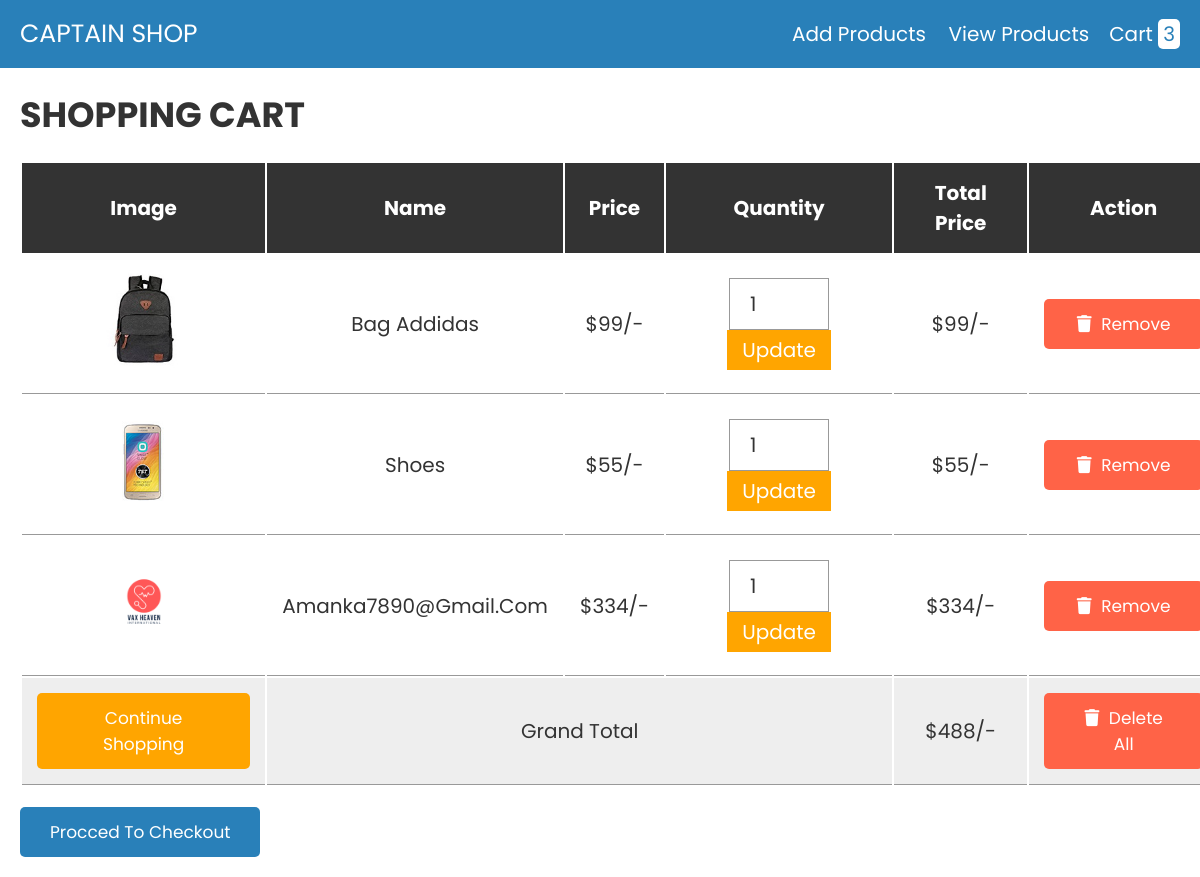
Screenshot of /admin_panel/cart.php with the database file from the repository.
### tables this page shows
CREATE TABLE `cart` (
  `id` int(50) NOT NULL,
  `name` varchar(200) NOT NULL,
  `price` varchar(200) NOT NULL,
  `image` varchar(200) NOT NULL,
  `quantity` varchar(200) NOT NULL
);

### admin_panel/cart.php (the view, shortened to what this page needs)
<?php
@include 'config.php';
?>
<!DOCTYPE html>
<html lang="en">
<head>
   <link rel="stylesheet" href="https://cdnjs.cloudflare.com/ajax/libs/font-awesome/6.0.0/css/all.min.css">
   <link rel="stylesheet" href="css/style.css">
</head>
<body>
<?php include 'header.php'; ?>
<div class="container">
<section class="shopping-cart">
   <h1 class="heading">shopping cart</h1>
   <table>
      <thead>
         <th>image</th>
         <th>name</th>
         <th>price</th>
         <th>quantity</th>
         <th>total price</th>
         <th>action</th>
      </thead>
      <tbody>
         <?php
         $select_cart = mysqli_query($conn, "SELECT * FROM `cart`");
         $grand_total = 0;
         if(mysqli_num_rows($select_cart) > 0){
            while($fetch_cart = mysqli_fetch_assoc($select_cart)){
         ?>
         <tr>
            <td><img src="uploaded_img/<?php echo $fetch_cart['image']; ?>" height="100" alt=""></td>
            <td><?php echo $fetch_cart['name']; ?></td>
            <td>$<?php echo number_format($fetch_cart['price']); ?>/-</td>
            <td>
               <form action="" method="post">
                  <input type="number" name="update_quantity" min="1"  value="<?php echo $fetch_cart['quantity']; ?>" >
                  <input type="submit" value="update" name="update_update_btn">
               </form>
            </td>
            <td>$<?php echo $sub_total = number_format($fetch_cart['price'] * $fetch_cart['quantity']); ?>/-</td>
            <td><a href="cart.php?remove=<?php echo $fetch_cart['id']; ?>" onclick="return confirm('remove item from cart?')" class="delete-btn"> <i class="fas fa-trash"></i> remove</a></td>
         </tr>
         <?php
           $grand_total += $sub_total;
            };
         };
         ?>
         <tr class="table-bottom">
            <td><a href="products.php" class="option-btn" style="margin-top: 0;">continue shopping</a></td>
            <td colspan="3">grand total</td>
            <td>$<?php echo $grand_total; ?>/-</td>
            <td><a href="cart.php?delete_all" onclick="return confirm('are you sure you want to delete all?');" class="delete-btn"> <i class="fas fa-trash"></i> delete all </a></td>
         </tr>
      </tbody>
   </table>
   <div class="checkout-btn">
      <a href="checkout.php" class="btn <?= ($grand_total > 1)?'':'disabled'; ?>">procced to checkout</a>
   </div>
</section>
</div>
</body>
</html>

### admin_panel/css/style.css (style rules this page uses)
:root { --blue:#2980b9; --red:tomato; --orange:orange; --black:#333; --white:#fff; --bg-color:#eee; --dark-bg:rgba(0,0,0,.7); --box-shadow:0 .5rem 1rem rgba(0,0,0,.1); --border:.1rem solid #999; }
* { font-family: 'Poppins', sans-serif; margin:0; padding:0; box-sizing: border-box; outline: none; border:none; text-decoration: none; text-transform: capitalize; }
html { font-size: 62.5%; overflow-x: hidden; }
.container { max-width: 1200px; margin:0 auto; }
section { padding:2rem; }
.heading { text-align: center; font-size: 3.5rem; text-transform: uppercase; color:var(--black); margin-bottom: 2rem; }
.btn, .option-btn, .delete-btn { display: block; width: 100%; text-align: center; background-color: var(--blue); color:var(--white); font-size: 1.7rem; padding:1.2rem 3rem; border-radius: .5rem; cursor: pointer; margin-top: 1rem; }
.option-btn i, .delete-btn i { padding-right: .5rem; }
.option-btn { background-color: var(--orange); }
.delete-btn { margin-top: 0; background-color: var(--red); }
.shopping-cart table { text-align: center; width: 100%; }
.shopping-cart table thead th { padding:1.5rem; font-size: 2rem; color:var(--white); background-color: var(--black); }
.shopping-cart table tr td { border-bottom: var(--border); padding:1.5rem; font-size: 2rem; color:var(--black); }
.shopping-cart table input[type="number"] { border: var(--border); padding:1rem 2rem; font-size: 2rem; color:var(--black); width: 10rem; }
.shopping-cart table input[type="submit"] { padding:.5rem 1.5rem; cursor: pointer; font-size: 2rem; background-color: var(--orange); color:var(--white); }
.shopping-cart table .table-bottom { background-color: var(--bg-color); }
.shopping-cart .checkout-btn { text-align: center; margin-top: 1rem; }
.shopping-cart .checkout-btn a { display: inline-block; width: auto; }
@media (max-width:1200px) { .shopping-cart { overflow-x: scroll; } }
@media (max-width:1200px) { .shopping-cart table { width: 120rem; } }
@media (max-width:1200px) { .shopping-cart .heading { text-align: left; } }
@media (max-width:1200px) { .shopping-cart .checkout-btn { text-align: left; } }

### rows the page displays
cart: image (picture), name "Bag Addidas", price "99", update_quantity "1"
cart: image (picture), name "Shoes", price "55", update_quantity "1"
cart: image (picture), name "Amanka7890@gmail.com", price "334", update_quantity "1"

### other values shown
$row_count "3"
$grand_total "488"
